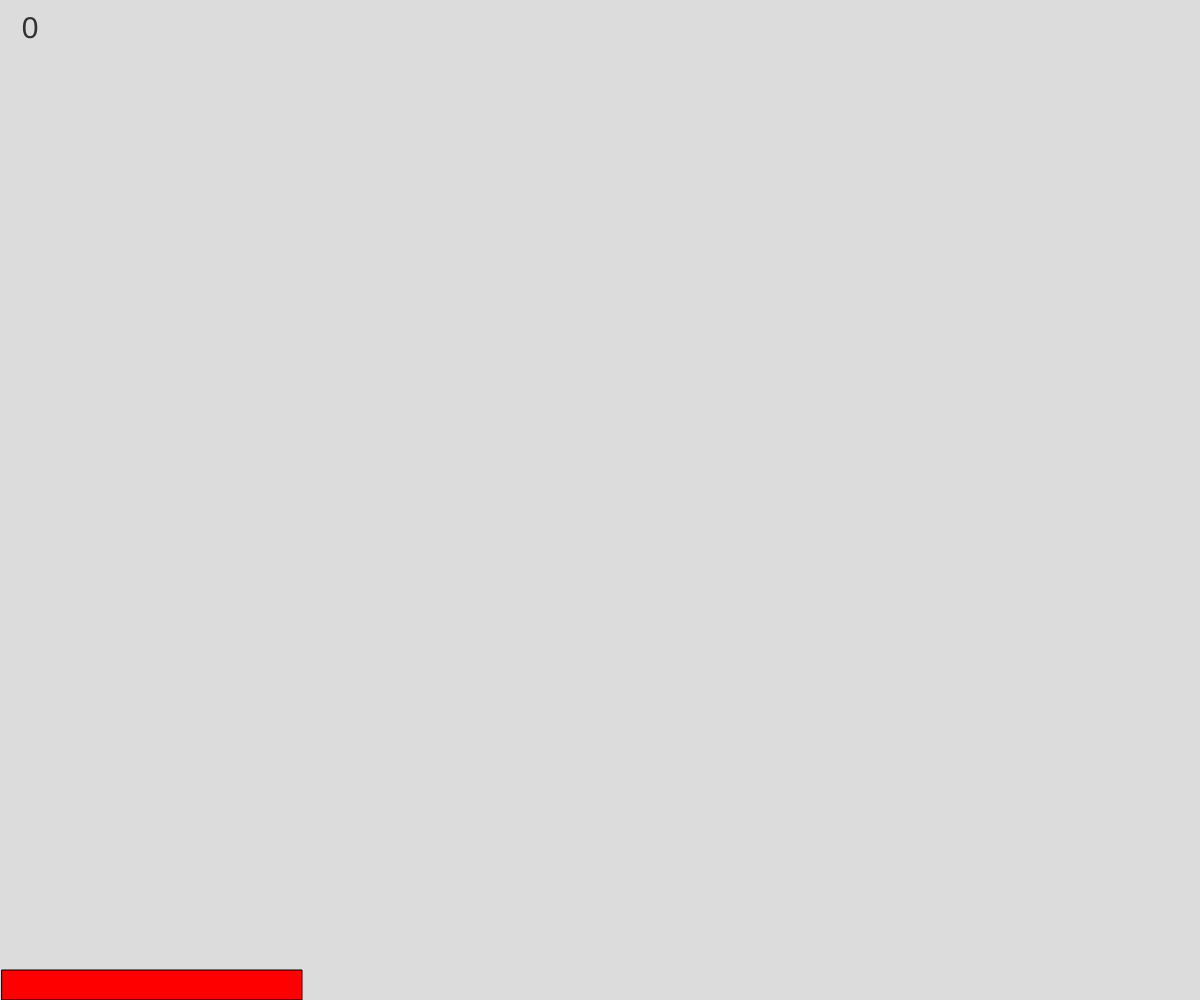
Frame 1 (no input)
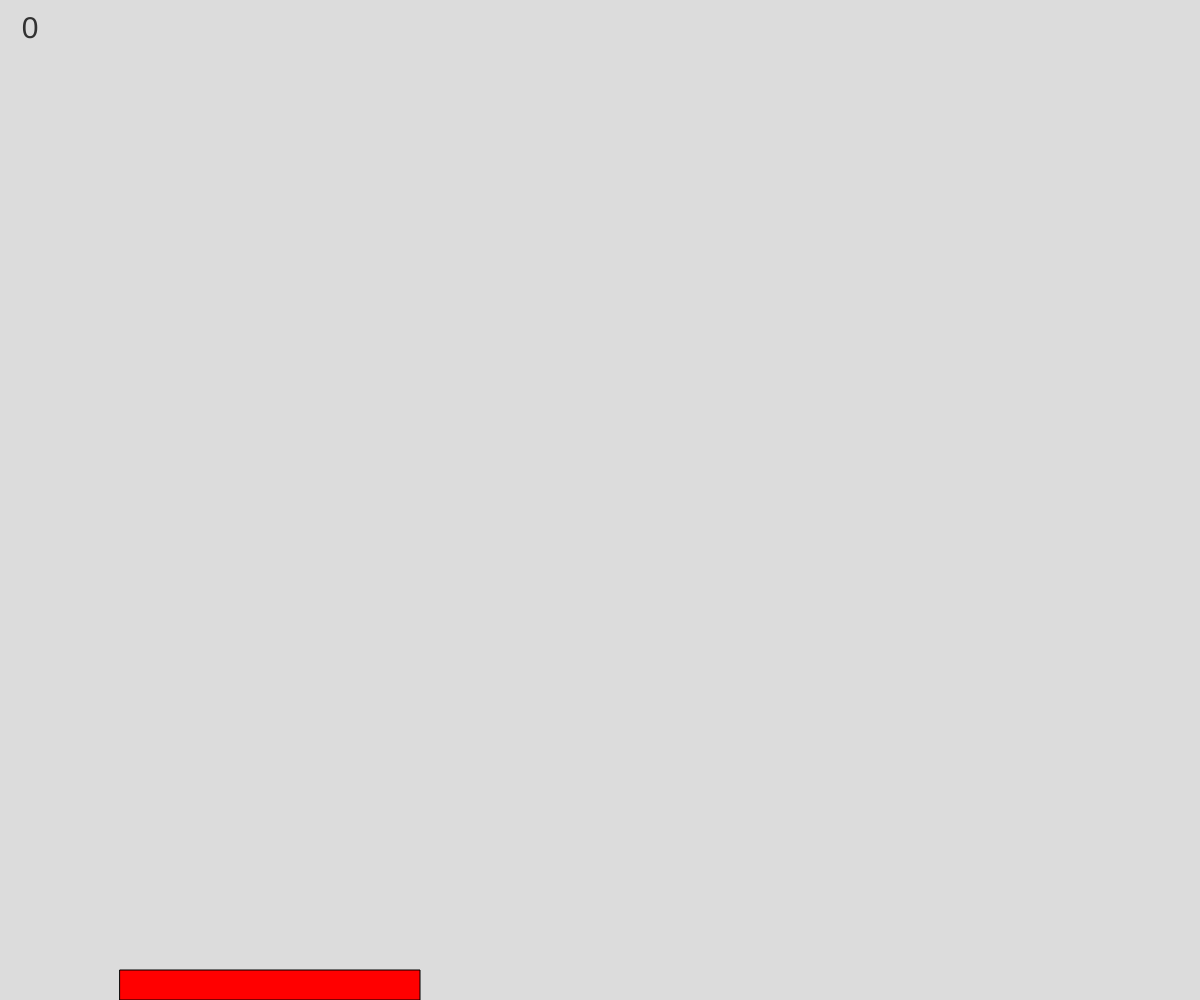
Frame 60 (no input)
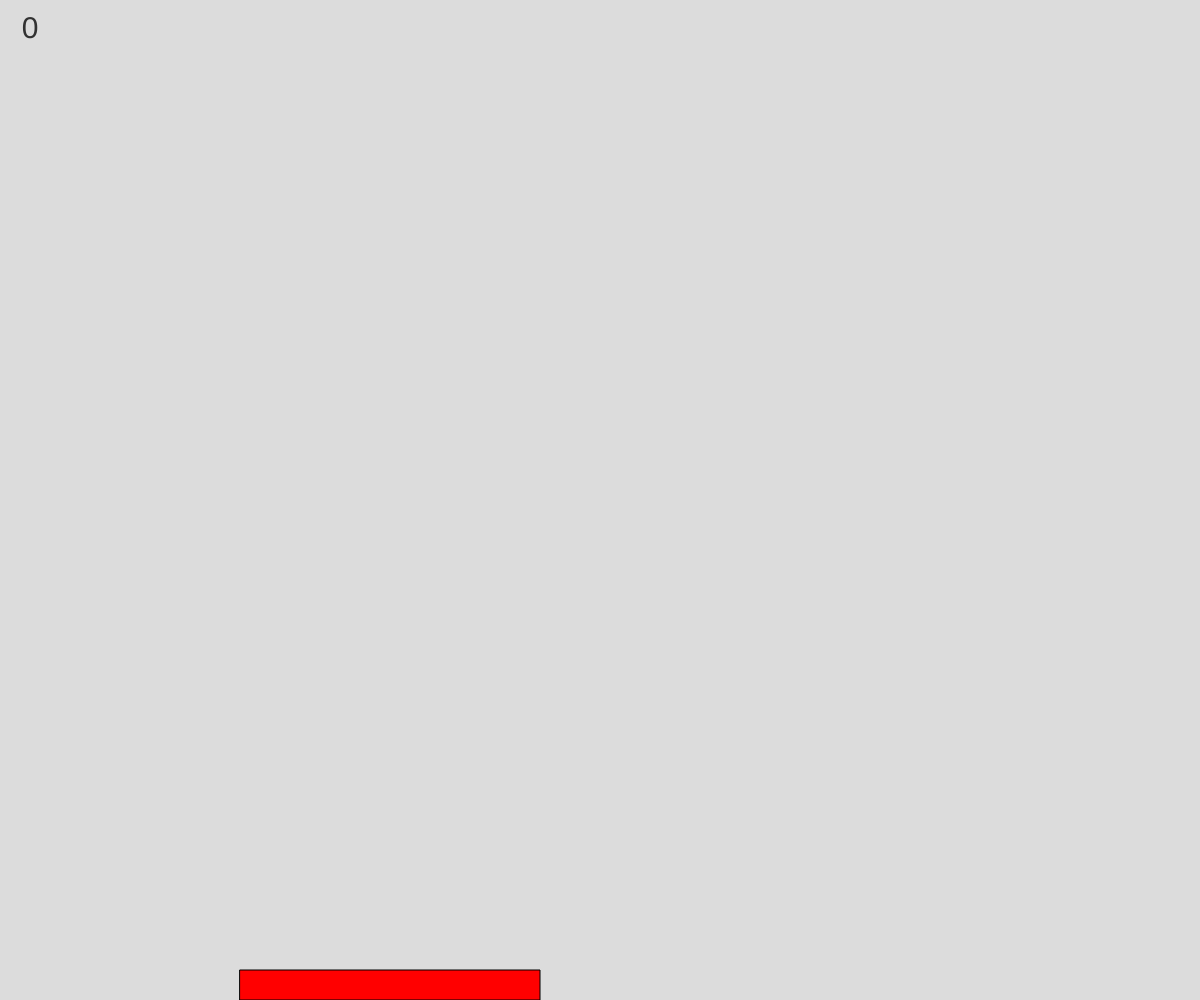
Frame 120 (the mouse pressed at the canvas centre since frame 60)

The p5.js sketch that drew these frames (run headless with seeded random() and noise() and a simulated clock; from frame 60 on, the mouse is pressed at the canvas centre):

// p5.js sketch
// ── sketch.js
// Arrays and Object Notation Assignment
// Grayer Hardy
// 3/9/2026
//
// Extra for Experts:
// - Used new functions such as createVector and min/max

// Defining variables
// Block dimensions
let blockWidth = 300;
let blockHeight = 30;

// Block movement
let currentBlock;
let blockDirection;
let blockSpeed;
let placedBlocks = [];

// Win/lose/playing state variables
let statePlaying = "playing";
let stateLose = "lose";
let stateWin = "win";
let menuState = statePlaying;

function setup() {
  createCanvas(windowWidth, windowHeight);
  textAlign(CENTER, CENTER);
  newGame();
}

// State variables
function draw() {
  background(220);

  // Playing
  if (menuState === statePlaying) {
    textSize(blockHeight);
    updateBlock();
    drawBlocks();
  }
  // Lose
  else if (menuState === stateLose) {
    textSize(blockHeight * 2);
    fill(255, 0, 0);
    text("Sorry, you lost", width / 2, height / 2);
    textSize(blockHeight);
    text("Press space to start a new game!", width / 2, height * 3 / 4);
  }
  // Win
  else if (menuState === stateWin) {
    textSize(blockHeight * 2);
    fill(0, 255, 0);
    text("Congrats, you won!", width / 2, height / 2);
    textSize(blockHeight);
    text("Press space to start a new game!", width / 2, height * 3 / 4);
  }
}

// Space to drop block
function keyReleased() {
  // Space key
  if (key === " ") {
    if (menuState === statePlaying) {
      placeBlock();
    }
    else {
      newGame();
      menuState = statePlaying;
    }
  }
}

// Block Attributes
function newGame() {
  currentBlock = createVector(0, height - blockHeight, blockWidth);
  blockDirection = 1;
  blockSpeed = 2;
  placedBlocks = [];
}

// Block Direction
function updateBlock() {
  currentBlock.x += blockDirection * blockSpeed;
  if (currentBlock.x < 0) {
    blockDirection = 1;
  }
  if (currentBlock.x + currentBlock.z > width) {
    blockDirection = -1;
  }
}

// Drawing the blocks
function drawBlocks() {
  fill(255, 0, 0);
  rect(currentBlock.x, currentBlock.y, currentBlock.z, blockHeight);
  fill(50);
  for (let block of placedBlocks) {
    rect(block.x, block.y, block.z, blockHeight);
  }
  text(placedBlocks.length, blockHeight, blockHeight);
}

// Placing blocks (array usage)
function placeBlock() {
  let prevBlock = placedBlocks[placedBlocks.length - 1];
  let newWidth = blockWidth;

  if (prevBlock) {
    let leftEdge = max(prevBlock.x, currentBlock.x);
    let rightEdge = min(prevBlock.x + prevBlock.z, currentBlock.x + currentBlock.z);

    newWidth = rightEdge - leftEdge;

    currentBlock.x = leftEdge;
    currentBlock.z = newWidth;
  }

  if (newWidth < 0) {
    menuState = stateLose;
    return;
  }

  placedBlocks.push(currentBlock);
  blockSpeed *= 1.05;
  newBlock(newWidth);
}

// Spawning the new block
function newBlock(newWidth) {
  let blockStackHeight = (placedBlocks.length + 1) * blockHeight;

  if (blockStackHeight > height) {
    menuState = stateWin;
    return;
  }

  currentBlock = createVector(0, height - blockStackHeight, newWidth);
}

// Ability to resize window
function windowResized() {
  resizeCanvas(windowWidth, windowHeight);
}
